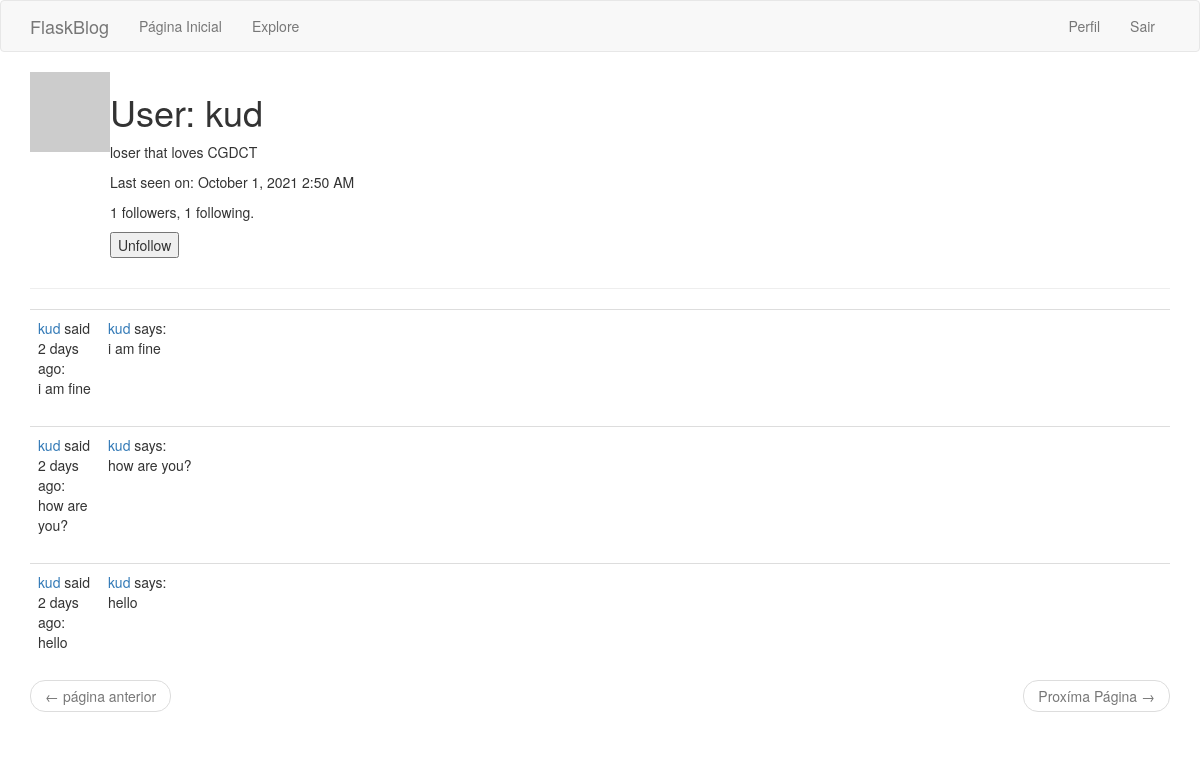
Page /user/kud (signed in) on the committed database.
### app/models.py (models this page shows, shortened)
class User(UserMixin, db.Model):
    id = db.Column(db.Integer, primary_key=True)
    username = db.Column(db.String(64), index=True, unique=True)
    email = db.Column(db.String(120), index=True, unique=True)
    password_hash = db.Column(db.String(128))
    posts = db.relationship('Post', backref='author', lazy='dynamic')
    about_me = db.Column(db.String(140))
    last_seen = db.Column(db.DateTime, default=datetime.utcnow)
    followed = db.relationship(
        'User', secondary=followers,
        primaryjoin=(followers.c.follower_id == id),
        secondaryjoin=(followers.c.followed_id == id),
        backref=db.backref('followers', lazy='dynamic'), lazy='dynamic'
    )
    def is_following(self, user):
        return self.followed.filter(
            followers.c.followed_id == user.id).count() > 0
    def avatar(self, size):
        digest = md5(self.email.lower().encode('utf-8')).hexdigest()
        return 'https://www.gravatar.com/avatar/{}?d=identicon&s={}'.format(
            digest, size)

class Post(db.Model):
    id = db.Column(db.Integer, primary_key=True)
    body = db.Column(db.String(140))
    timestamp = db.Column(db.DateTime, index=True, default=datetime.utcnow)
    user_id = db.Column(db.Integer, db.ForeignKey('user.id'))

### app/routes.py (the view)
@app.route('/user/<username>')
@login_required
def user(username):
    user = User.query.filter_by(username=username).first_or_404()
    page = request.args.get('page', 1, type=int)
    posts = user.posts.order_by(Post.timestamp.desc()).paginate(
        page, app.config['POSTS_PER_PAGE'], False)
    next_url = url_for('user', username=user.username, page=posts.next_num) \
        if posts.has_next else None
    prev_url = url_for('user', username=user.username, page=posts.prev_num) \
        if posts.has_prev else None
    form = EmptyForm()
    return render_template('user.html', user=user, posts=posts.items,
                           next_url=next_url, prev_url=prev_url, form=form)

### app/forms.py
class EmptyForm(FlaskForm):
    submit = SubmitField('Submit')

### app/models.py (called while the page is built)
@login.user_loader
def load_user(id):
    return User.query.get(int(id))

### app/routes.py (called while the page is built)
@app.before_request
def before_request():
    if current_user.is_authenticated:
        current_user.last_seen = datetime.utcnow()
        db.session.commit()

### app/templates/user.html (shortened to what this page needs)
{% extends "base.html" %}
{% block app_content %}
    <table>
        <tr valign="top">
            <td><img src="{{ user.avatar(128) }}"></td>
            <td>
                <h1>User: {{ user.username }}</h1>
                {% if user.about_me %}<p>{{ user.about_me }}</p>{% endif %}
                {% if user.last_seen %}
                <p>Last seen on: {{ moment(user.last_seen).format('LLL') }}</p>
                {% endif %}
                <p>{{ user.followers.count() }} followers, {{ user.followed.count() }} following.</p>
                {% if user == current_user %}
                <p><a href="{{ url_for('edit_profile') }}">Edit your profile</a></p>
                {% else %}
                <p>
                    <form action="{{ url_for('unfollow', username=user.username) }}" method="post">
                        {{ form.submit(value='Unfollow') }}
                    </form>
                </p>
                {% endif %}
            </td>
        </tr>
    </table>
    <hr>
    {% for post in posts %}
        {% include '_post.html' %}
    {% endfor %}
    <nav aria-label="...">
        <ul class="pager">
            <li class="previous{% if not prev_url %} disabled{% endif %}">
                <a href="{{ prev_url or '#' }}">
                    <span aria-hidden="true">&larr;</span> página anterior
                </a>
            </li>
            <li class="next{% if not next_url %} disabled{% endif %}">
                <a href="{{ next_url or '#' }}">
                    Proxíma Página <span aria-hidden="true">&rarr;</span>
                </a>
            </li>
        </ul>
    </nav>
{% endblock %}

### app/templates/_post.html
<table class="table table-hover">
    <tr>
        <td width="70px">
            <a href="{{ url_for('user', username=post.author.username) }}">
                {{ post.author.username }}
            </a>
            said {{ moment(post.timestamp).fromNow() }}:
            <br>
            {{ post.body }}
        </td>
        <td>
            <a href="{{ url_for('user', username=post.author.username) }}">
                {{ post.author.username }}
            </a>
            says:
            <br>
            {{ post.body }}
        </td>
    </tr>
</table>

### rows in the picture
User: username "kud", about_me "loser that loves CGDCT", last_seen "October 1, 2021 2:50 AM"
Post: author.username "kud", timestamp "2 days ago", body "i am fine"
Post: author.username "kud", timestamp "2 days ago", body "how are you?"
Post: author.username "kud", timestamp "2 days ago", body "hello"

### other values in the picture
{{ user.followers.count() }} "1"
{{ user.followed.count() }} "1"
